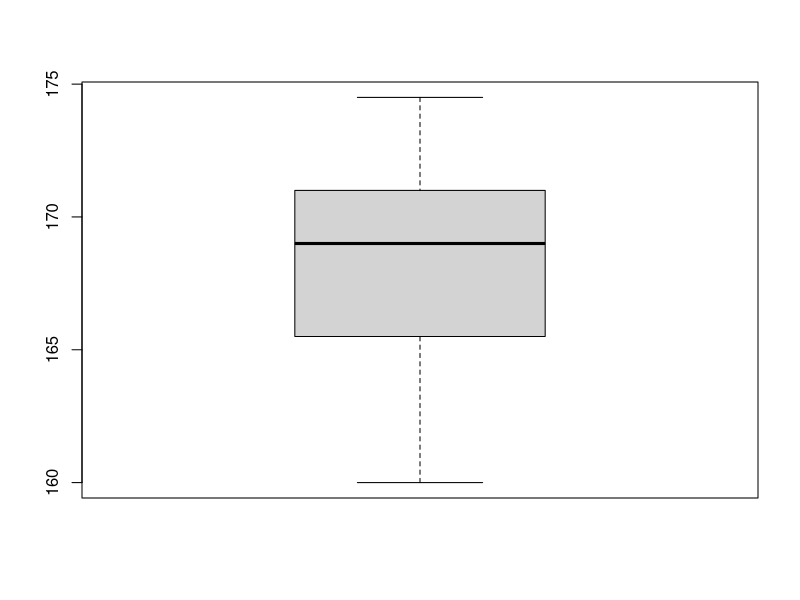
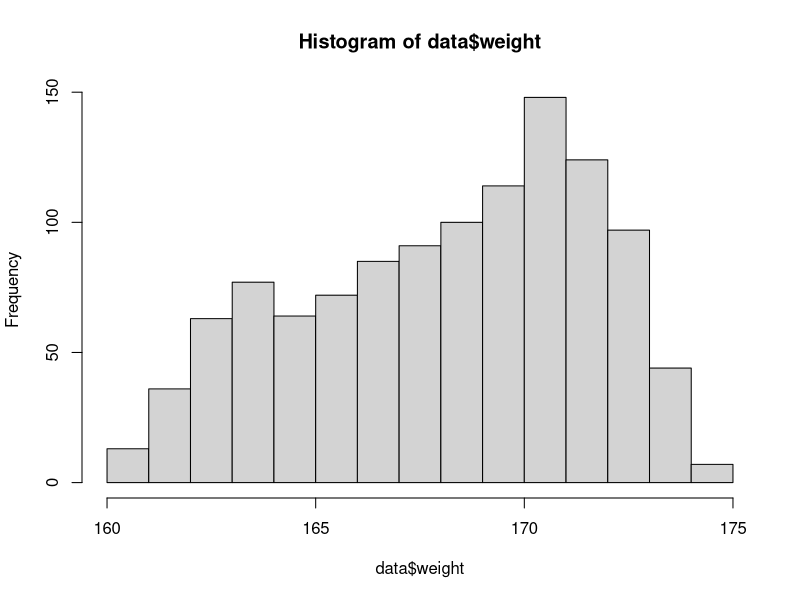
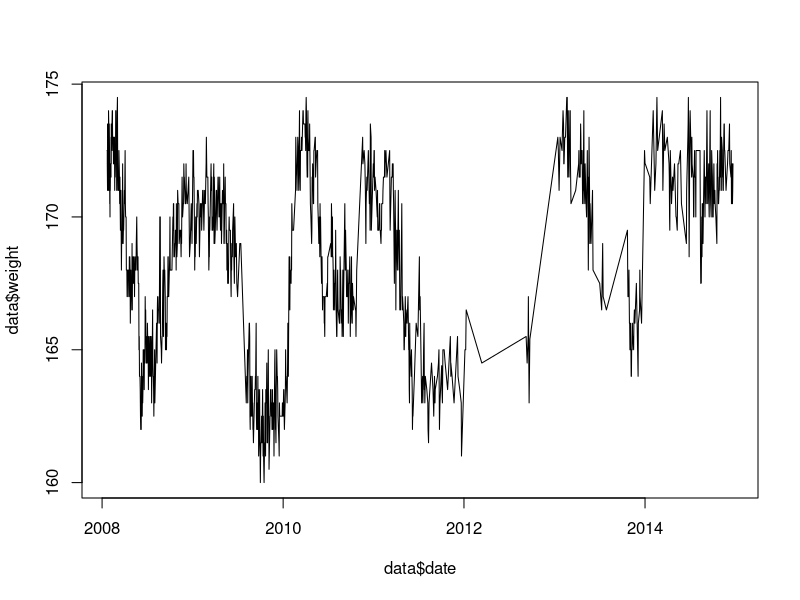
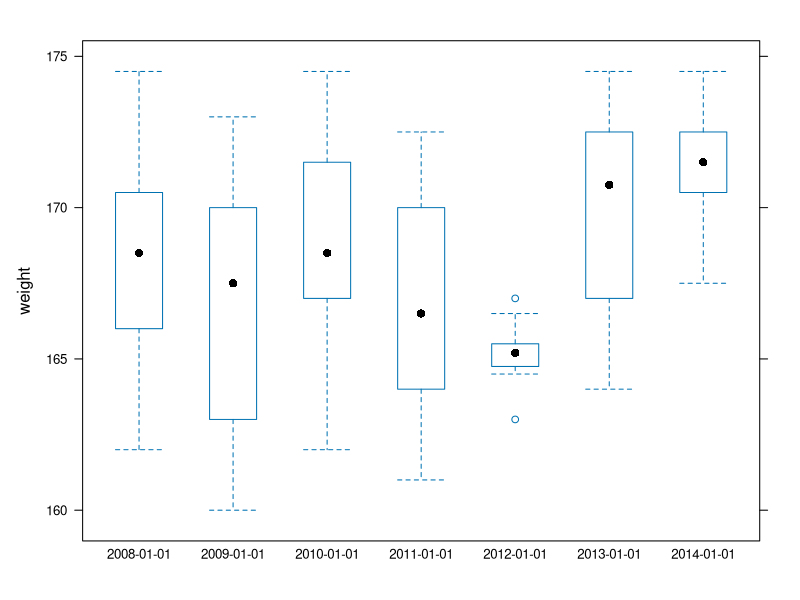
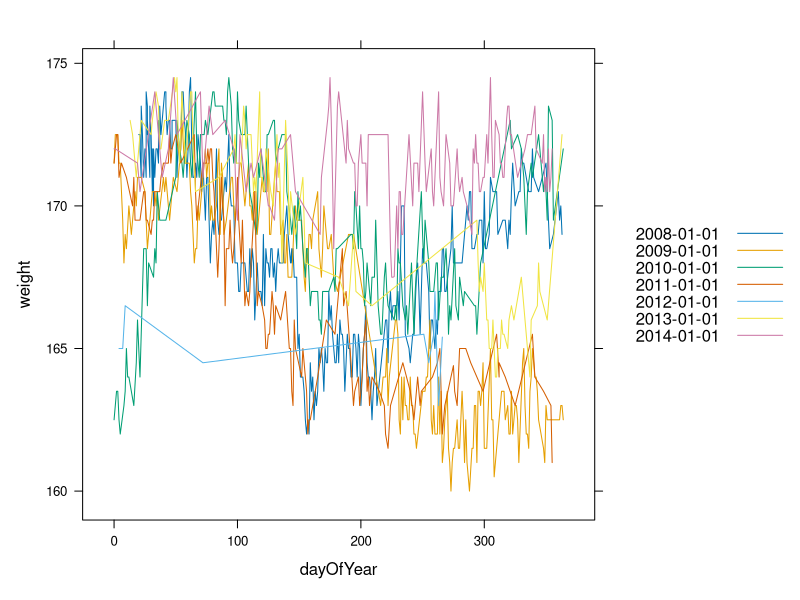
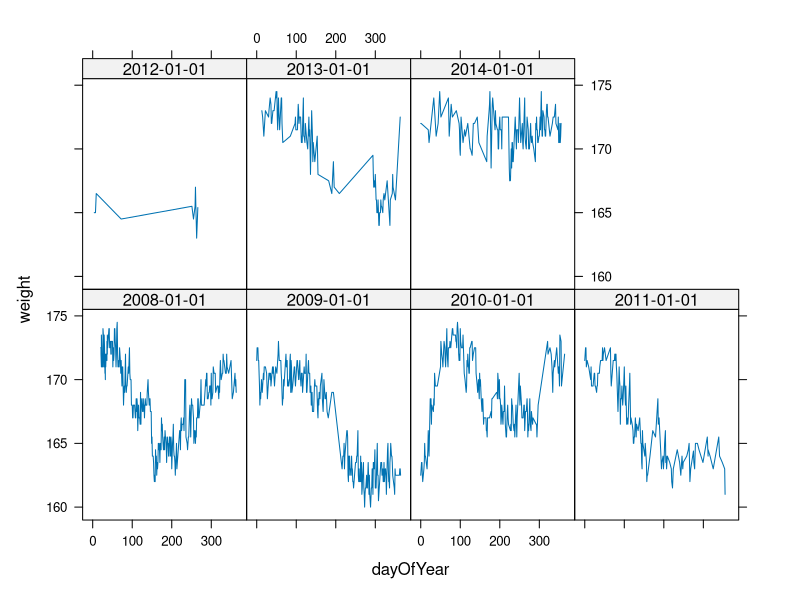

Generate these figures, in order, with R:
## ---- chunk 1
raw <- read.csv('Weight - Weight.csv', stringsAsFactors=FALSE)
str(raw)
## ---- chunk 2
CleanDate <- as.Date(raw$Timestamp, format = '%m/%d/%Y')

# The command above created missing (NA) values if Timestamp was missing. 
missing <- which(is.na(CleanDate))

# Fill in the missing dates from the Date field
CleanDate[missing] <- as.Date(raw$Date[missing], format = '%m/%d/%Y')

num_missing_dates <- sum(is.na(CleanDate))
## ---- chunk 3
CleanWeight <- as.numeric(raw$Weight)

num_missing_weights <- sum(is.na(CleanWeight))
## ---- chunk 4
# Create a new data frame with the cleaned dates (labeled Date)
data <- data.frame(date = CleanDate, weight = CleanWeight)

data <- data[! (is.na(CleanDate) | is.na(CleanWeight)),]
## ---- chunk 5
s <- summary(data$weight)
s
## ---- chunk 6
boxplot(data$weight)
## ---- chunk 7
hist(data$weight)
## ---- chunk 8
# Sort by date for the plot
data <- data[order(data$date),]

plot(data$date,data$weight,type="l")
## ---- chunk 9
# Add a "year" field
data$year <- cut(data$date, 'year')

require(lattice)
bwplot(weight~year, data)
## ---- chunk 10
# Strip off the year
data$dayOfYear <- as.numeric(difftime(data$date, data$year, units="days"))

# Sort each of the years
data <- data[order(data$dayOfYear),]

xyplot(weight ~ dayOfYear
       , data
       , groups=year    # Use a different line for each year
       , type="l"
       , auto.key=TRUE) # create a legend
## ---- chunk 11
xyplot(weight ~ dayOfYear | as.factor(year)
       , data
       , type="l")
